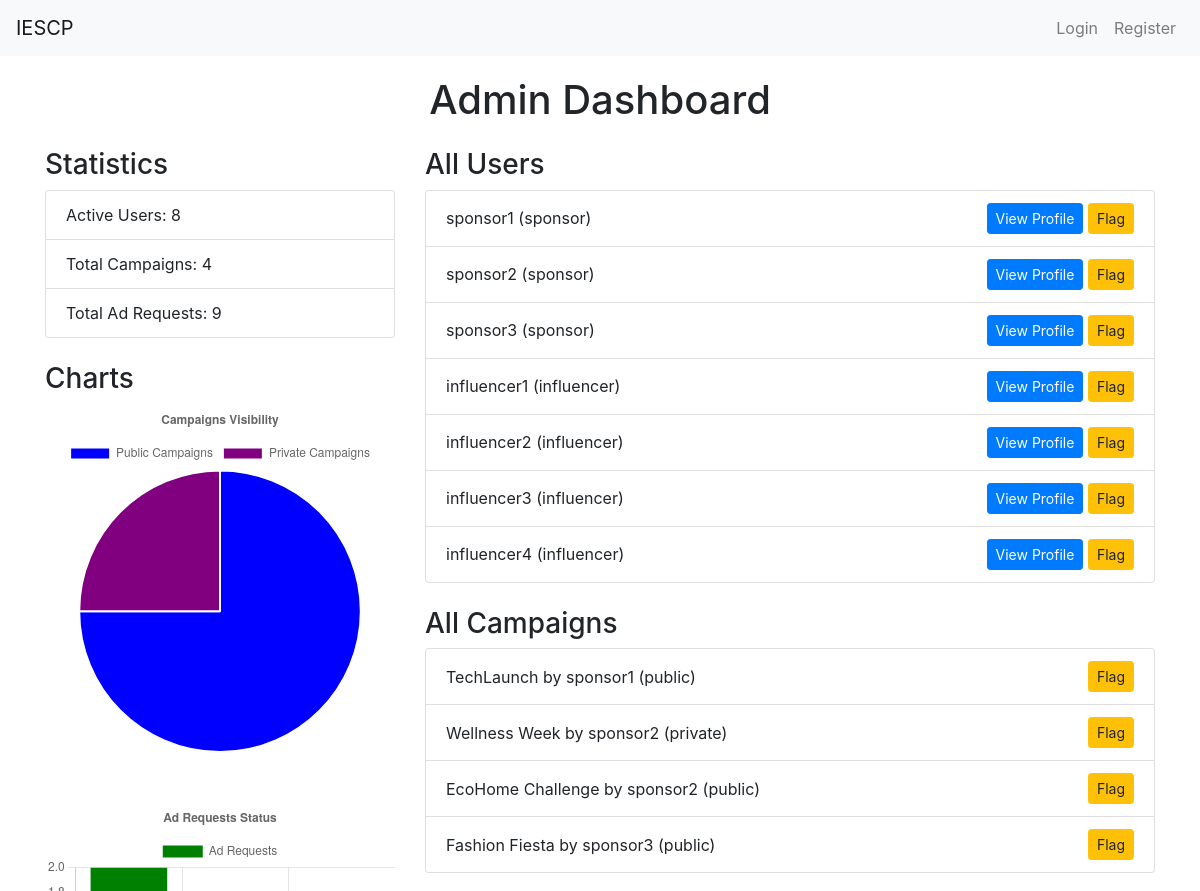
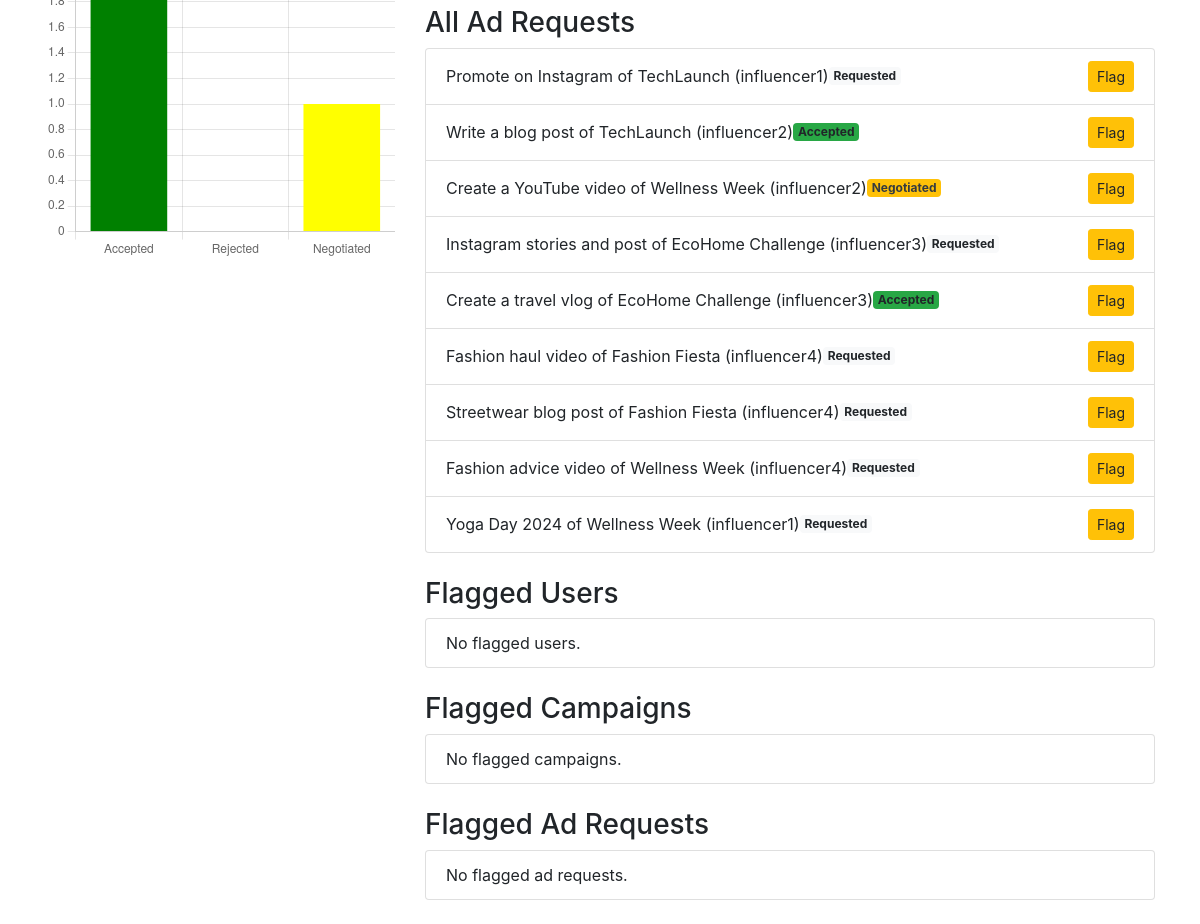
Before: /admin_dashboard with the older database file (2 pictures, top to bottom).
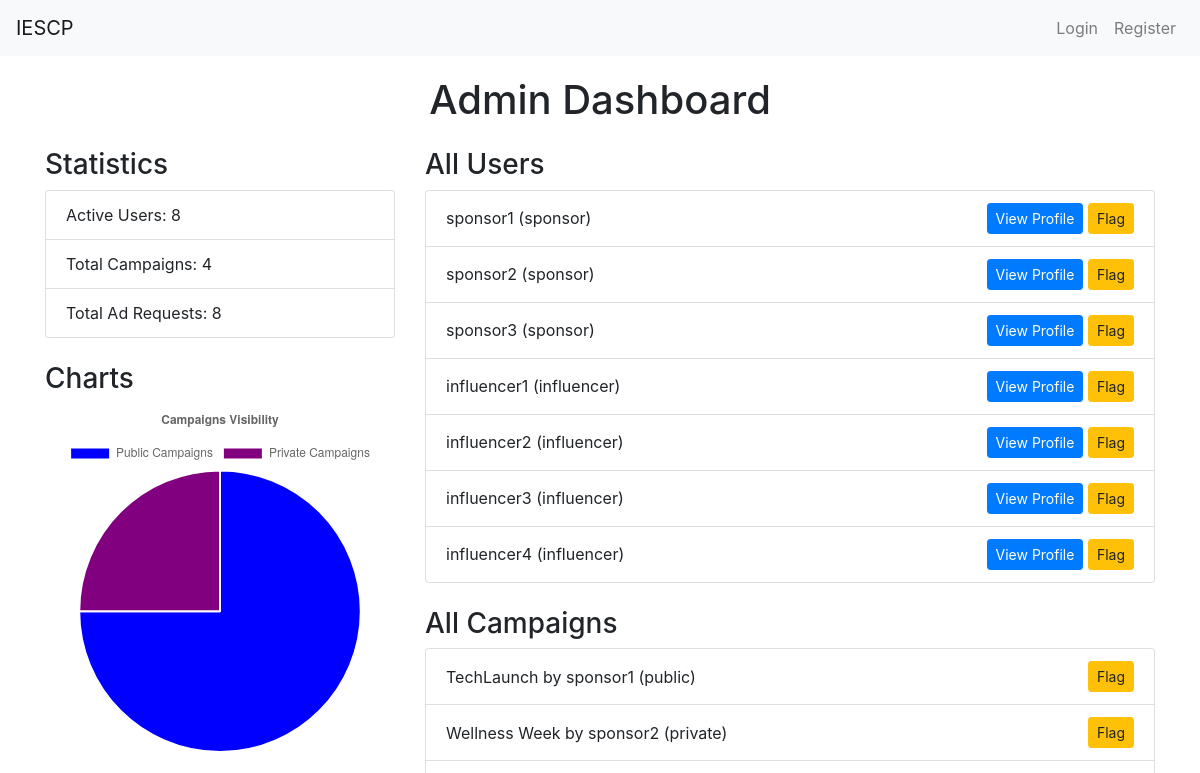
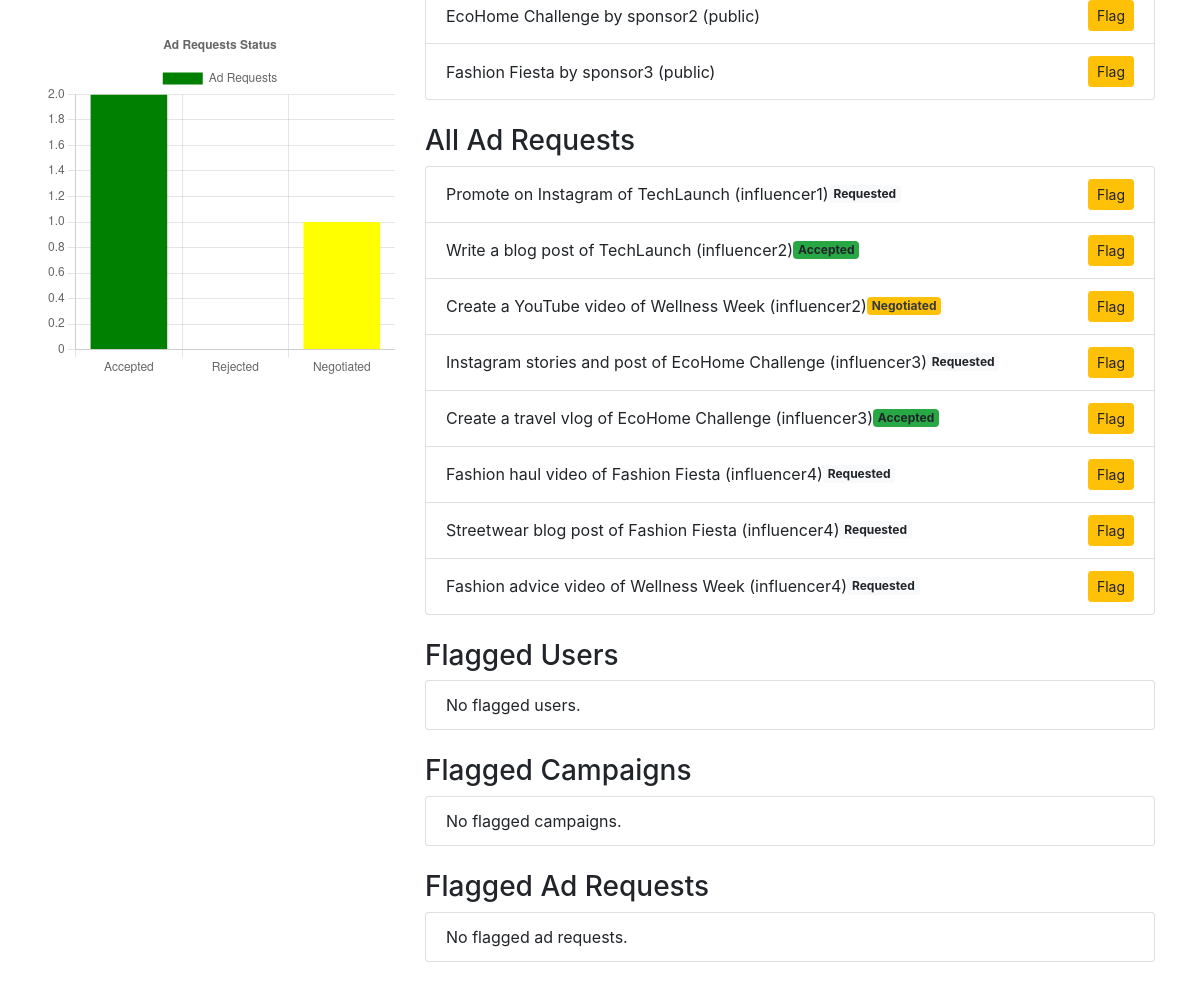
After: the same page with the newer database file (2 pictures, top to bottom).
### app.py (models this page shows, shortened)
class User(UserMixin, db.Model):
    id = db.Column(db.Integer, primary_key=True)
    username = db.Column(db.String(50), unique=True, nullable=False)
    email = db.Column(db.String(120), unique=True, nullable=False)
    password = db.Column(db.String(200), nullable=False)
    role = db.Column(db.String(20), nullable=False)  # 'admin', 'sponsor', 'influencer'
    flagged = db.Column(db.Boolean, default=False)  # Flag for inappropriate users
    campaigns = db.relationship('Campaign', backref='owner', lazy=True, cascade='all, delete-orphan')
    ad_requests = db.relationship('AdRequest', backref='influencer', lazy=True, cascade='all, delete-orphan')
    company_name = db.Column(db.String(100))
    industry = db.Column(db.String(100))
    budget = db.Column(db.Integer)
    category = db.Column(db.String(100)) # Health, Gaming, etc.
    niche = db.Column(db.String(100))
    followers = db.Column(db.Integer)
    platform = db.Column(db.String(10))

class Campaign(db.Model):
    id = db.Column(db.Integer, primary_key=True)
    name = db.Column(db.String(100), nullable=False)
    description = db.Column(db.String(200))
    start_date = db.Column(db.DateTime, default=db.func.current_timestamp())
    end_date = db.Column(db.DateTime)
    niche = db.Column(db.String(100))
    budget = db.Column(db.Float, nullable=False)
    owner_id = db.Column(db.Integer, db.ForeignKey('user.id', ondelete='CASCADE'), nullable=False)
    visibility = db.Column(db.String(10))  # 'public' or 'private'
    flagged = db.Column(db.Boolean, default=False)
    ad_requests = db.relationship('AdRequest', backref='campaign', lazy=True, cascade='all, delete-orphan')

class AdRequest(db.Model):
    id = db.Column(db.Integer, primary_key=True)
    campaign_id = db.Column(db.Integer, db.ForeignKey('campaign.id', ondelete='CASCADE'), nullable=False)
    influencer_id = db.Column(db.Integer, db.ForeignKey('user.id', ondelete='CASCADE'), nullable=False)
    name = db.Column(db.String(100), nullable=False)
    requirements = db.Column(db.Text)
    payment_amount = db.Column(db.Integer)
    negotiation_comment = db.Column(db.Text, nullable=True)
    status = db.Column(db.String(20), nullable=False, default='Requested')
    flagged = db.Column(db.Boolean, default=False)

### app.py (the view)
@app.route('/admin_dashboard')
def admin_dashboard():
    users = User.query.all()
    campaigns = Campaign.query.all()
    ad_requests = AdRequest.query.all()
    flagged_users = User.query.filter_by(flagged=True).all()
    flagged_campaigns = Campaign.query.filter_by(flagged=True).all()
    flagged_ad_requests = AdRequest.query.filter_by(flagged=True).all()
    statistics = {
        'active_users': User.query.count(),  # Fixed to show total users
        'total_campaigns': Campaign.query.count(),
        'public_campaigns': Campaign.query.filter_by(visibility='public').count(),
        'private_campaigns': Campaign.query.filter_by(visibility='private').count(),
        'total_ad_requests': AdRequest.query.count(),
        'accepted_requests': AdRequest.query.filter_by(status='Accepted').count(),
        'rejected_requests': AdRequest.query.filter_by(status='Rejected').count(),
        'negotiated_requests': AdRequest.query.filter_by(status='Negotiated').count(),
    }
    return render_template(
        'admin_dashboard.html',
        users=users,
        campaigns=campaigns,
        ad_requests=ad_requests,
        flagged_users=flagged_users,
        flagged_campaigns=flagged_campaigns,
        flagged_ad_requests=flagged_ad_requests,
        **statistics
    )

### templates/admin_dashboard.html (shortened to what this page needs)
{% extends "layout.html" %}
{% block content %}
<h1 class="text-center mb-4">Admin Dashboard</h1>
<div class="row">
    <div class="col-md-4">
        <h3>Statistics</h3>
        <ul class="list-group mb-4">
            <li class="list-group-item">Active Users: {{ active_users }}</li>
            <li class="list-group-item">Total Campaigns: {{ total_campaigns }}</li>
            <li class="list-group-item">Total Ad Requests: {{ total_ad_requests }}</li>
        </ul>
        <h3>Charts</h3>
        <canvas id="campaignsChart" width="200" height="200"></canvas>
        <br>
        <br>
        <canvas id="adRequestsChart" width="200" height="200"></canvas>
    </div>
    <div class="col-md-8">
        <h3>All Users</h3>
        <ul class="list-group mb-4">
            {% for user in users %}
            {% if user.role!='admin' %}
            <li class="list-group-item d-flex justify-content-between align-items-center">
                {{ user.username }} ({{ user.role}})
                <div>
                    <form method="GET" action="{{ url_for('user_profile', username=user.username) }}" class="d-inline">
                        <button type="submit" class="btn btn-primary btn-sm">View Profile</button>
                    </form>
                    {% if user.flagged!=1 %}
                    <form method="POST" action="{{ url_for('flag_user', user_id=user.id) }}" class="d-inline">
                        <button type="submit" class="btn btn-warning btn-sm">Flag</button>
                    </form>
                    {% endif %}
                </div>
            </li>
            {% endif %}
            {% else %}
            <li class="list-group-item">No users found.</li>
            {% endfor %}
        </ul>
        <h3>All Campaigns</h3>
        <ul class="list-group mb-4">
            {% for campaign in campaigns %}
            <li class="list-group-item d-flex justify-content-between align-items-center">
                {{ campaign.name }} by {{ campaign.owner.username }} ({{ campaign.visibility }})
                <div>
                    {% if campaign.flagged!=1 %}
                    <form method="POST" action="{{ url_for('flag_campaign', campaign_id=campaign.id) }}" class="d-inline">
                        <button type="submit" class="btn btn-warning btn-sm">Flag</button>
                    </form>
                    {% endif %}
                </div>
            </li>
            {% else %}
            <li class="list-group-item">No campaigns found.</li>
            {% endfor %}
        </ul>
        <h3>All Ad Requests</h3>
        <ul class="list-group mb-4">
            {% for ad_request in ad_requests %}
            <li class="list-group-item d-flex justify-content-between align-items-center">
                <div class="d-flex flex-grow-1 align-items-center">
                    <span class="me-auto">{{ ad_request.name }} of {{ ad_request.campaign.name }} ({{ ad_request.influencer.username }})</span>
                    <span class="badge {% if ad_request.status == 'Accepted' %}bg-success{% elif ad_request.status == 'Rejected' %}bg-danger{% elif ad_request.status == 'Requested' %}bg-light{% elif ad_request.status == 'Negotiated' %}bg-warning text-dark{% endif %}">
                        {{ ad_request.status }}
                    </span>
                </div>
                <div>
                    {% if ad_request.flagged != 1 %}
                    <form method="POST" action="{{ url_for('flag_ad_request', ad_request_id=ad_request.id) }}" class="d-inline">
                        <button type="submit" class="btn btn-warning btn-sm">Flag</button>
                    </form>
                    {% endif %}
                </div>
            </li>
            {% else %}
            <li class="list-group-item">No campaigns found.</li>
            {% endfor %}
        </ul>
        <h3>Flagged Users</h3>
        <ul class="list-group mb-4">
            {% for flagged_user in flagged_users %}
            <li class="list-group-item d-flex justify-content-between align-items-center">
                {{ flagged_user.username }} ({{ flagged_user.role }})
                <div>
                    <form method="POST" action="{{ url_for('remove_flag_user', user_id=flagged_user.id) }}" class="d-inline">
                        <button type="submit" class="btn btn-warning btn-sm">UnFlag</button>
                    </form>
                    <form method="POST" action="{{ url_for('delete_flagged_user', user_id=flagged_user.id) }}" class="d-inline">
                        <button type="submit" class="btn btn-danger btn-sm">Delete</button>
                    </form>
                </div>
            </li>
            {% else %}
            <li class="list-group-item">No flagged users.</li>
            {% endfor %}
        </ul>
        <h3>Flagged Campaigns</h3>
        <ul class="list-group mb-4">
            {% for flagged_campaign in flagged_campaigns %}
            <li class="list-group-item d-flex justify-content-between align-items-center">
                {{ flagged_campaign.name }} by {{ flagged_campaign.owner.username }}
                <div>
                    <form method="POST" action="{{ url_for('remove_flag_campaign', campaign_id=flagged_campaign.id) }}" class="d-inline">
                        <button type="submit" class="btn btn-warning btn-sm">UnFlag</button>
                    </form>
                    <form method="POST" action="{{ url_for('delete_flagged_campaign', campaign_id=flagged_campaign.id) }}" class="d-inline">
                        <button type="submit" class="btn btn-danger btn-sm">Delete</button>
                    </form>
                </div>
            </li>
            {% else %}
            <li class="list-group-item">No flagged campaigns.</li>
            {% endfor %}
        </ul>
        <h3>Flagged Ad Requests</h3>
        <ul class="list-group mb-4">
            {% for flagged_ad_request in flagged_ad_requests %}
            <li class="list-group-item d-flex justify-content-between align-items-center">
                {{ flagged_ad_request.id }} of {{ flagged_ad_request.campaign_id }} ({{ flagged_ad_request.status }})
                <div>
                    <form method="POST" action="{{ url_for('remove_flag_ad_request', ad_request_id=flagged_ad_request.id) }}" class="d-inline">
                        <button type="submit" class="btn btn-warning btn-sm">UnFlag</button>
                    </form>
                    <form method="POST" action="{{ url_for('delete_flagged_ad_request', ad_request_id=flagged_ad_request.id) }}" class="d-inline">
                        <button type="submit" class="btn btn-danger btn-sm">Delete</button>
                    </form>
                </div>
            </li>
            {% else %}
            <li class="list-group-item">No flagged ad requests.</li>
            {% endfor %}
        </ul>
    </div>
</div>
<script>
    document.addEventListener('DOMContentLoaded', function() {
        // Campaigns Chart
        var ctx = document.getElementById('campaignsChart').getContext('2d');
        var campaignsChart = new Chart(ctx, {
            type: 'pie',
            data: {
                labels: ['Public Campaigns', 'Private Campaigns'],
                datasets: [{
                    data: [{{ public_campaigns }}, {{ private_campaigns }}],
                    backgroundColor: ['blue', 'purple']
                }]
            },
            options: {
                plugins: {
                    title: {
                        display: true,
                        text: 'Campaigns Visibility'
                    },
                    legend: {
                        display: true,
                        position: 'top'
                    }
                }
            }
        });
        // Ad Requests Chart
        var ctx = document.getElementById('adRequestsChart').getContext('2d');
        var adRequestsChart = new Chart(ctx, {
            type: 'bar',
            data: {
                labels: ['Accepted', 'Rejected', 'Negotiated'],
                datasets: [{
                    label: 'Ad Requests',
                    data: [{{ accepted_requests }}, {{ rejected_requests }}, {{ negotiated_requests }}],
                    backgroundColor: ['green', 'red', 'yellow']
                }]
            },
            options: {
                plugins: {
                    title: {
                        display: true,
                        text: 'Ad Requests Status'
                    },
                    legend: {
                        display: true,
                        position: 'top'
                    }
                },
                scales: {
                    y: {
                        beginAtZero: true
                    }
                }
            }
        });
    });
</script>
{% endblock %}

### templates/layout.html (shortened to what this page needs)
<!DOCTYPE html>
<html lang="en">
<head>
    <link rel="stylesheet" href="https://maxcdn.bootstrapcdn.com/bootstrap/4.5.2/css/bootstrap.min.css">
</head>
<body>
    <nav class="navbar navbar-expand-lg navbar-light bg-light">
        <a class="navbar-brand" href="{{ url_for('home') }}">IESCP</a>
        <div class="collapse navbar-collapse" id="navbarNav">
            <ul class="navbar-nav ml-auto">
                {% if current_user.is_authenticated %}
                    {% if current_user.role == 'admin' %}
                        <li class="nav-item">
                            <a class="nav-link" href="{{ url_for('admin_dashboard') }}">Dashboard</a>
                        </li>
                    {% elif current_user.role == 'sponsor' %}
                        <li class="nav-item">
                            <a class="nav-link" href="{{ url_for('sponsor_dashboard') }}">Dashboard</a>
                        </li>
                    {% elif current_user.role == 'influencer' %}
                        <li class="nav-item">
                            <a class="nav-link" href="{{ url_for('influencer_dashboard') }}">Dashboard</a>
                        </li>
                    {% endif %}
                    <li class="nav-item">
                        <a class="nav-link" href="{{ url_for('logout') }}">Logout</a>
                    </li>
                {% else %}
                    <li class="nav-item">
                        <a class="nav-link" href="{{ url_for('login') }}">Login</a>
                    </li>
                    <li class="nav-item">
                        <a class="nav-link" href="{{ url_for('register') }}">Register</a>
                    </li>
                {% endif %}
            </ul>
        </div>
    </nav>
    <div class="container">
        {% block content %}{% endblock %}
    </div>
</body>
</html>

### templates/layout.html (style rules this page uses)
.container { margin-top: 20px; }

Changed rows visible on the page:
removed AdRequest: name "Yoga Day 2024", campaign.name "Wellness Week", influencer.username "influencer1", status "Requested"
Other visible differences:
{{ total_ad_requests }}: "9" → "8"
